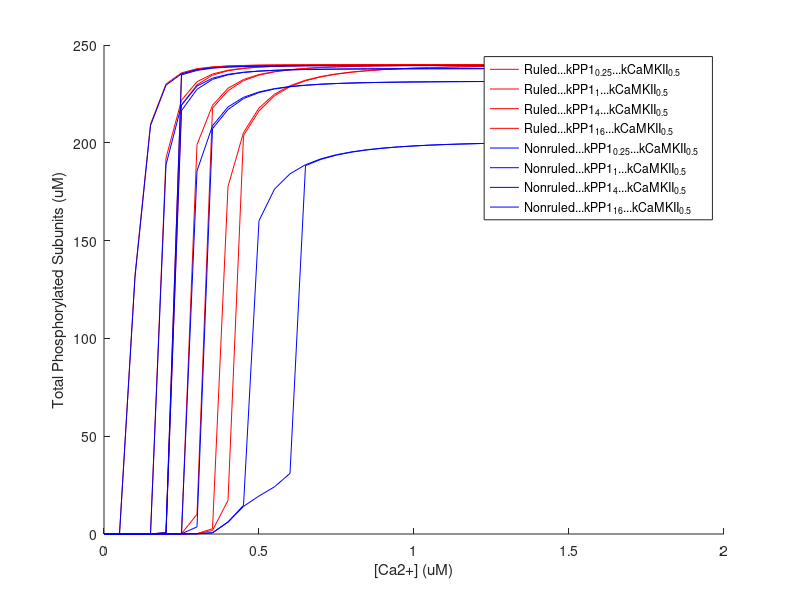

Reproduce this figure in MATLAB.
Ruled = csvread('PP1-CaMKII_Ruled_12-06_06-00.TXT');
Nonruled = csvread('PP1-CaMKII_Nonruled_12-06_06-00.TXT');

Labels = {}
i = 0
for kPP1_ = [.25, .5, 1, 2, 4, 8, 16]
    for kCaMKII_ = [.05, .1, .25, .5, 1, 2, 4]
        i = 1;
        Labels(end+1) = {strcat('kPP1_{',num2str(kPP1_),'}...kCaMKII_{',num2str(kCaMKII_),'}')};
    end
end
LabelsRuled = strcat('Ruled... ',Labels);
LabelsNonruled = strcat('Nonruled... ',Labels);
Leg = [LabelsRuled LabelsNonruled];

%Plot The Duty Cycle for Ca2+ sweep
plottingGroup = [4:14:length(Labels)];

figure
hold on
plot(Ruled(:,1),Ruled(:,plottingGroup + 1),'r');
plot(Nonruled(:,1),Nonruled(:,plottingGroup + 1),'b');
legend([LabelsRuled(plottingGroup) LabelsNonruled(plottingGroup)])
xlabel('[Ca2+] (uM)')
ylabel('Total Phosphorylated Subunits (uM)')